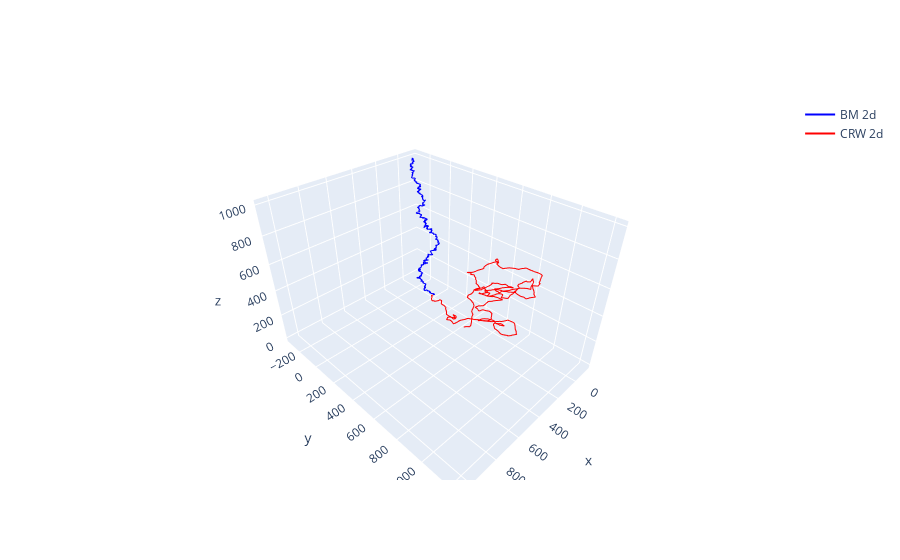

This figure's notebook cell:
### Markdown cell above
## Actividad 2: Mean Squared Displacement - (Brownian vs CRW) (8 pts)

* Cargar trayectorias en **Pandas** Data Frame
* Guardar metricas en **Pandas** Data Frame
* Visualizar con **plotly**


El Mean Squared Displacement es una métrica que entrega más información acerca de la trayectoria de una partícula. Mientras que el largo del recorrido se encarga de medir toda la distancia que se recorrió a lo largo de la trayectoria.

### Code cell
# Show trajectories
# Init figure
fig_3d = go.Figure()

# Plot trajectory in 3-D space
fig_3d.add_trace(
    go.Scatter3d(x = BM_2d_df_6.x_pos,
        y = BM_2d_df_6.y_pos,
        z = BM_2d_df_6.index,
        marker = dict(size=2),
        line = dict(color='blue', width=2),
        mode = 'lines',
        name = 'BM 2d',
        showlegend = True))


fig_3d.add_trace(
    go.Scatter3d(x = CRW_2d_df_9.x_pos,
        y = CRW_2d_df_9.y_pos,
        z = CRW_2d_df_9.index,
        marker = dict(size=2),
        line = dict(color='red', width=2),
        mode = 'lines',
        name = 'CRW 2d',
        showlegend = True))

fig_3d.show()

### Figure 1 — Plotly figure (JSON) as saved in the notebook; plotly's stock layout.template omitted (floating-point values rounded to 4 significant figures; data arrays with more than 128 entries replaced by an {"elided": "..."} marker saying what was removed)
{"data": [{"line": {"color": "blue", "width": 2}, "marker": {"size": 2}, "mode": "lines", "name": "BM 2d", "showlegend": true, "type": "scatter3d", "x": {"elided": "1000 float values"}, "y": {"elided": "1000 float values"}, "z": {"elided": "1000 int values"}}, {"line": {"color": "red", "width": 2}, "marker": {"size": 2}, "mode": "lines", "name": "CRW 2d", "showlegend": true, "type": "scatter3d", "x": {"elided": "1000 float values"}, "y": {"elided": "1000 float values"}, "z": {"elided": "1000 int values"}}], "layout": {}}
